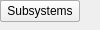
<?xml version="1.0" encoding="UTF-8"?>
<ui version="4.0">
<class>tt_panels_ui</class>
<widget class="QWidget" name="tt_panels_ui">

    <widget class="QFrame" name="tab_frame">
        <widget class="QWidget" name="nav_widget"></widget>
        <widget class="QWidget" name="mode_widget"></widget>
        <widget class="QWidget" name="camera_widget"></widget>
        <widget class="QScrollArea" name="systems_scroll">
            <widget class="QWidget" name="systems_widget"></widget>
        </widget>
    </widget>

    <widget class="QFrame" name="tab_frame">
        <widget class="QPushButton" name="button_nav">
            <property name="text"><string>Navigation</string></property>
        </widget>
        <widget class="QPushButton" name="button_mode">
            <property name="text"><string>Control</string></property>
        </widget>
        <widget class="QPushButton" name="button_camera">
            <property name="text"><string>Camera</string></property>
        </widget>
        <widget class="QPushButton" name="button_systems">
            <property name="text"><string>Subsystems</string></property>
        </widget>
    </widget>

</widget>
<resources/>
<connections/>
</ui>
